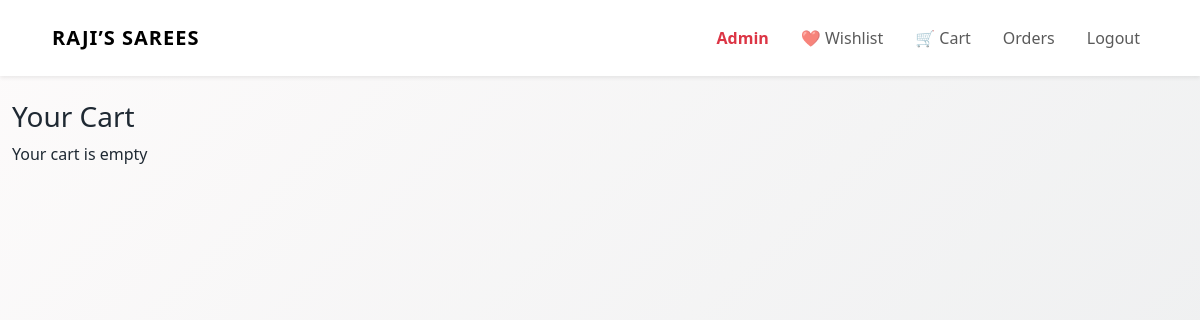
/cart (signed in), run on an earlier commit of the app's database.
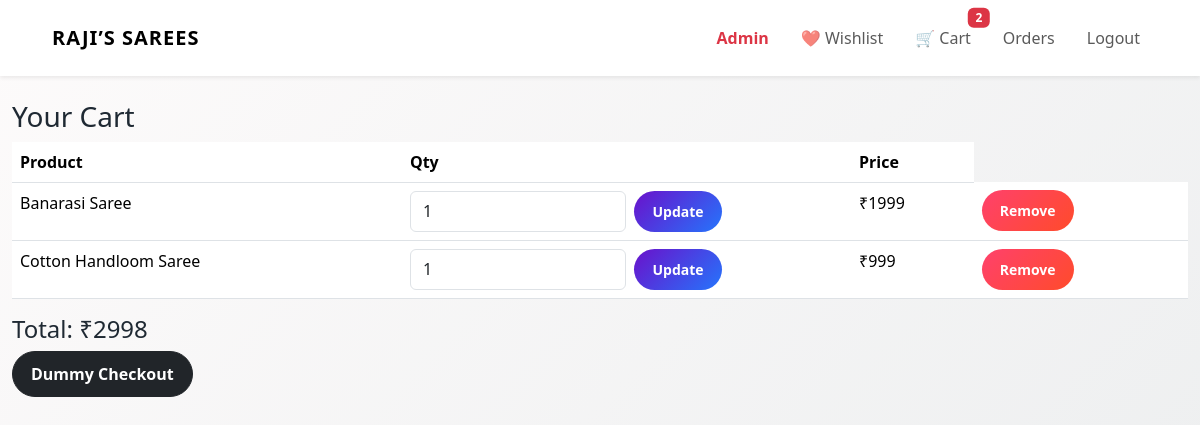
And on a later commit of the database.
### app.py (models this page shows)
class CartItem(db.Model):
    id = db.Column(db.Integer, primary_key=True)
    user_id = db.Column(db.Integer, db.ForeignKey("user.id"), nullable=False)
    product_id = db.Column(db.Integer, db.ForeignKey("product.id"), nullable=False)
    quantity = db.Column(db.Integer, nullable=False)
    product = db.relationship("Product")

class Product(db.Model):
    id = db.Column(db.Integer, primary_key=True)
    name = db.Column(db.String(150), nullable=False)
    mrp = db.Column(db.Integer, nullable=False)
    price = db.Column(db.Integer, nullable=False)
    stock = db.Column(db.Integer, nullable=False)
    image = db.Column(db.String(300), nullable=False)
    description = db.Column(db.Text, nullable=False)

### app.py (the view)
@app.route("/cart")
@login_required
def cart():
    items = CartItem.query.filter_by(user_id=current_user.id).all()
    total = sum(i.product.price * i.quantity for i in items)
    return render_template("cart.html", items=items, total=total)

### app.py (called while the page is built)
@login_manager.user_loader
def load_user(user_id):
    return User.query.get(int(user_id))

@app.context_processor
def inject_cart_count():
    if current_user.is_authenticated:
        count = db.session.query(
            func.sum(CartItem.quantity)
        ).filter_by(user_id=current_user.id).scalar()
        return {"cart_count": count or 0}
    return {"cart_count": 0}

### templates/cart.html
{% extends "base.html" %}
{% block content %}
<h3>Your Cart</h3>
{% if items %}
<table class="table">
  <tr>
    <th>Product</th>
    <th>Qty</th>
    <th>Price</th>
  </tr>
  {% for item in items %}
<tr>
  <td>{{ item.product.name }}</td>
  <td>
    <form action="/update-cart/{{ item.id }}" method="POST" style="display:flex;">
      <input type="number" name="quantity"
             value="{{ item.quantity }}"
             min="1"
             max="{{ item.product.stock }}"
             class="form-control w-50">
      <button class="btn btn-sm btn-primary ms-2">Update</button>
    </form>
  </td>
  <td>₹{{ item.product.price * item.quantity }}</td>
  <td>
    <a href="/remove-from-cart/{{ item.id }}"
       class="btn btn-sm btn-danger">
       Remove
    </a>
  </td>
</tr>
{% endfor %}
</table>
<h4>Total: ₹{{ total }}</h4>
<form action="/checkout" method="POST">
  <button class="btn btn-dark">Dummy Checkout</button>
</form>
{% else %}
<p>Your cart is empty</p>
{% endif %}
{% endblock %}

What changed in the data, as far as the page shows it:
added CartItem: product.name "Banarasi Saree", quantity "1", item.product.price*item.quantity "1999"
added CartItem: product.name "Cotton Handloom Saree", quantity "1", item.product.price*item.quantity "999"
Also different on the page:
{{ cart_count }}: (not shown) → "2"
{{ total }}: (not shown) → "2998"
text no longer shown: "Your cart is empty"
text now shown: "Product Qty Price Total: ₹ Dummy Checkout"
